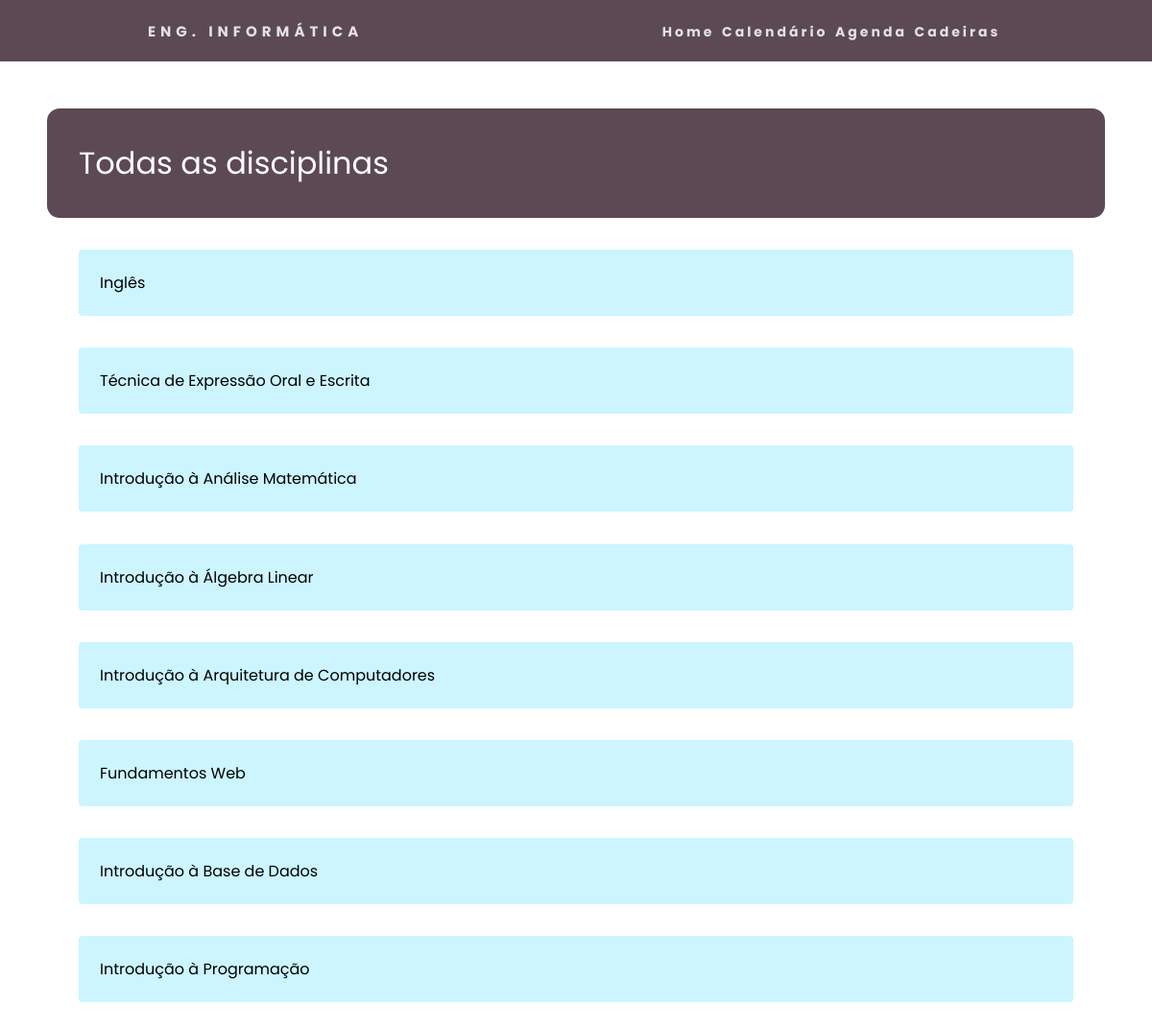
The app's page /ano/ with its own data.
### curso/models.py (models this page shows, shortened)
class Disciplina(models.Model):
    nome = models.CharField(max_length=50)
    nome_curto = models.CharField(max_length=10, blank=True)
    link = models.URLField(blank=True)

### curso/views.py (the view)
# urls.py: path('ano/', views.anos, name='anos'),
def anos(request):
    disciplinas = Disciplina.objects.all()
    return render(request, 'curso/anos.html', {
        'disciplinas': disciplinas,
    })

### curso/templates/curso/anos.html (shortened to what this page needs)
{% load static %}
<!DOCTYPE html>
<html lang="pt">
<head>
    <link rel="stylesheet" href="{% static 'estaticos/css/main.css'%}">
    <link rel="stylesheet" href="{% static 'estaticos/menu/menu.css'%}">
    <link rel="stylesheet" href="{% static 'estaticos/css/anos.css'%}">
</head>
<body>
    <nav>
        <div class="logo">
            <h4>Eng. Informática</h4>
        </div>
        <ul class="nav-links">
            <li><a href="{% url 'index' %}">Home</a></li>
            <li><a href="{% url 'calendario' %}">Calendário</a></li>
            <li><a href="{% url 'agenda' %}">Agenda</a></li>
            <li><a href="{% url 'anos' %}">Cadeiras</a></li>
        </ul>
    </nav>
    <div class="todos_anos">
        <div class="anos">
            <h1>Todas as disciplinas</h1>
            {% for disciplina in disciplinas %}
            <a href="{% url 'ver_disciplina' disciplina.id %}">
                <p class="btn_anos">{{ disciplina.nome }}</p>
            </a>
            {% endfor %}
        </div>
    </div>
</body>
</html>

### templates/static/estaticos/css/main.css (style rules this page uses)
* { font-family: "Poppins", sans-serif; }

### templates/static/estaticos/menu/menu.css (style rules this page uses)
* { margin: 0; padding: 0; box-sizing: border-box; }
nav { position: relative; top: 0; width: 100%; display: flex; justify-content: space-around; align-items: center; min-height: 8vh; background-color: #5D4954; }
.logo { color: rgb(226, 226, 226); text-transform: uppercase; letter-spacing: 5px; font-size: 15px; }
.nav-links { display: flex; justify-content: space-around; width: 30%; }
.nav-links li { list-style: none; }
.nav-links a { color: rgb(226, 226, 226); text-decoration: none; letter-spacing: 3px; font-weight: bold; font-size: 14px; }

### templates/static/estaticos/css/anos.css (style rules this page uses)
* { font-family: "Poppins", sans-serif; }
.todos_anos { padding: 2px; margin: 2%; }
.anos { padding: 2%; }
a { text-decoration: none; color: black; }
.anos h1 { border-radius: 13px; padding: 3%; background-color: rgb(93, 73, 84); font-weight: 400; color: #fff; }
.anos p { font-weight: 400; }
.btn_anos { margin: 3%; display: flexbox; background-color: rgb(204, 245, 255); border-radius: 4px; border-style: none; padding: 2%; cursor: pointer; }

### records on screen
Disciplina: nome "Inglês"
Disciplina: nome "Técnica de Expressão Oral e Escrita"
Disciplina: nome "Introdução à Análise Matemática"
Disciplina: nome "Introdução à Álgebra Linear"
Disciplina: nome "Introdução à Arquitetura de Computadores"
Disciplina: nome "Fundamentos Web"
Disciplina: nome "Introdução à Base de Dados"
Disciplina: nome "Introdução à Programação"
